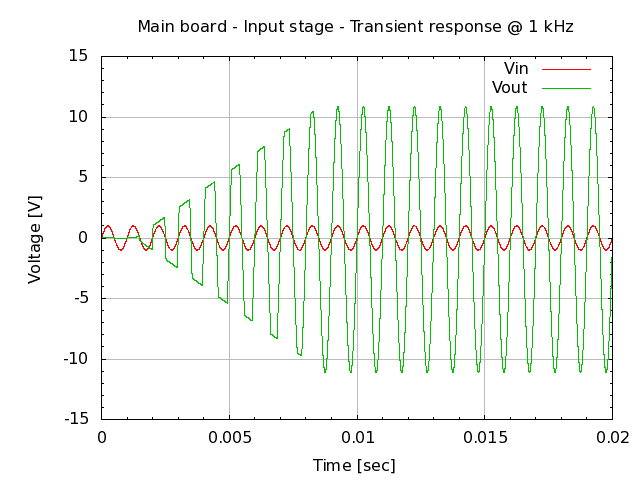

The gnuplot source for this figure:
# setup terminal
set term png

# setup graph
set output "26.003.00.02.04-1.png"
set title "Main board - Input stage - Transient response @ 1 kHz"

# setup Y-axis
set yrange [-15:15]
set grid ytics lt 1 lw 1 lc rgb "#bbbbbb"
set mytics
set ylabel "Voltage [V]"

# setup X-axis
set grid xtics lt 1 lw 1 lc rgb "#bbbbbb"
set mxtics
set xlabel "Time [sec]"

# setup plot style
set style data lines
plot '26.003.00.02.04.dat' using 1:2 title "Vin", \
     '26.003.00.02.04.dat' using 1:3 title "Vout"

# set output back to default
set output

# reset terminal type
set terminal pop
